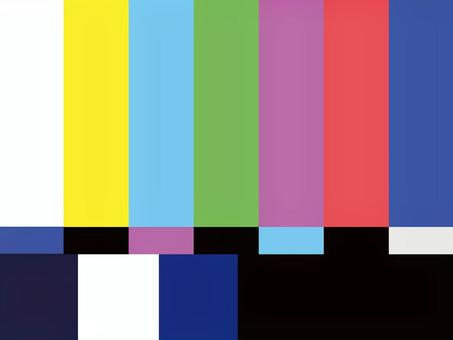
#> input picture jeha pt 5/img/colorbar.jpeg, 453 x 340 px
$ python masking.py
#> lines starting #> are read from the running program, lines starting #| are printed output that depends on the picture; after the words box and inside, x2 and y2 are one past the last pixel; in counts of white or black regions, pixels touching at a corner belong together
import cv2
import numpy as np
import os

#buka gambar
img_path = os.path.join(".","img/colorbar.jpeg")
img = cv2.imread(img_path)
#> img is the input picture: shape (340, 453, 3); mean B, G, R 127.9, 131, 138

(hight, width) = img.shape[:2]
#> hight = 340; width = 453
center = (width // 1080, hight // 720)
#> center = (0, 0)

mask = np.zeros(img.shape[:2], dtype="uint8")
cv2.rectangle(mask, (30, 30), (250, 250), 255
, -1)
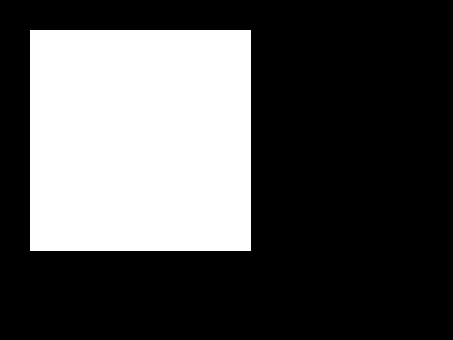
#> mask: shape (340, 453); 31.7% white; 1 white region, box (x1, y1, x2, y2) and area: (30, 30, 251, 251) 48841
masked = cv2.bitwise_and(img, img, mask=mask)
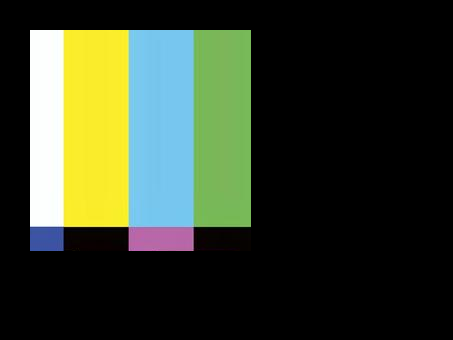
#> masked: shape (340, 453, 3); mean B, G, R 43.3, 62.2, 52.8
cv2.imshow("Mask", mask)
cv2.imshow("Masked", masked)
cv2.waitKey(50000)
